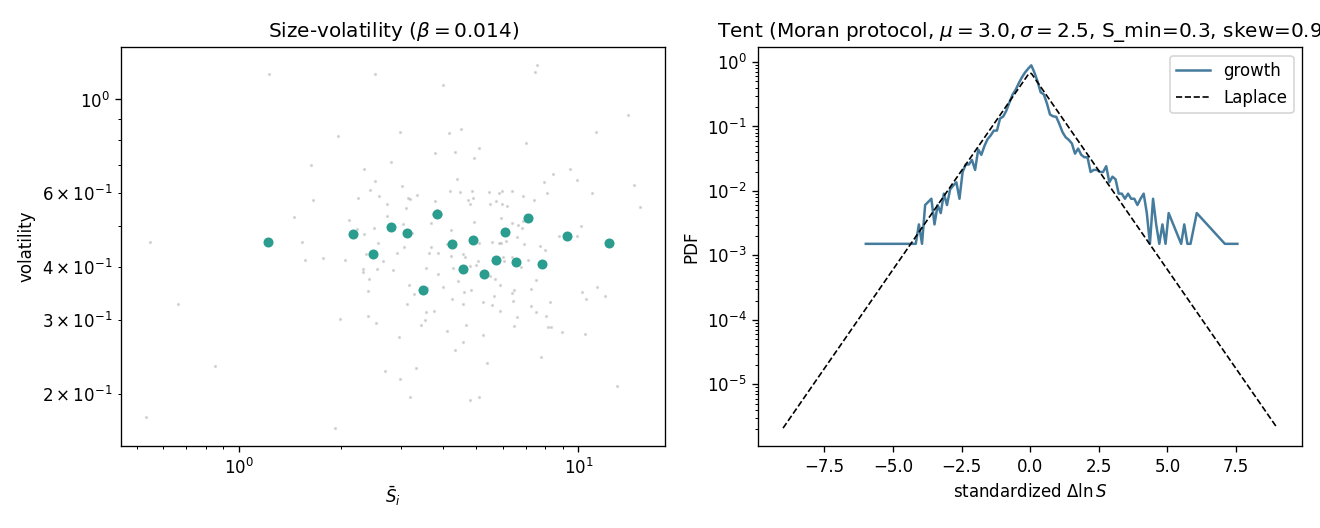

Python code for this plot:
"""Moran/empirical per-period delisting protocol (vs whole-window survivorship).

A firm contributes a growth increment g = Delta ln S only when LISTED at BOTH endpoints of that
increment (size above S_min). A declining firm contributes its decrements up to the period it drops
below S_min, then delists -> the left tail (crashers' decline) is restored WITHOUT a floor, while the
panel is still survivorship-conditioned (-> beta>0). Test at lam=0: does beta>0 AND skew~0 co-occur?

Sizes are S_i = N w_i with <S_i> = 1 (sum_i S_i = N over N firms), so S_min is a fraction of the
average firm size.
"""
import sys, os
sys.path.insert(0, os.path.dirname(__file__))
import numpy as np
from scipy.stats import skew, kurtosis
import matplotlib
matplotlib.use("Agg")
import matplotlib.pyplot as plt
from explore import integrate
from measure_msb import regrid_logS, binned_beta

S = 600
TMAX, T_BURN, DT = 45.0, 18.0, 0.5
SEED = 2024
CORNERS = [(2.0, 2.0), (3.0, 2.5)]
SMINS = [0.01, 0.05, 0.1, 0.3]


def moran_msb(lnS, s_min, min_inc=5):
    Sarr = np.exp(lnS)                                   # relative sizes S_i = N w_i
    listed = Sarr > s_min
    g = np.diff(lnS, axis=1)
    pair = listed[:, :-1] & listed[:, 1:]                # increment counts only if listed both endpoints
    g_pool = g[pair]; g_pool = g_pool[np.isfinite(g_pool)]
    Sbar, vol = [], []
    for i in range(lnS.shape[0]):
        gi = g[i][pair[i]]; gi = gi[np.isfinite(gi)]
        if gi.size >= min_inc:
            Sbar.append(Sarr[i][listed[i]].mean())
            vol.append(np.sqrt(np.pi / 2) * np.abs(gi - gi.mean()).mean())
    Sbar, vol = np.array(Sbar), np.array(vol)
    beta, bb = binned_beta(Sbar, vol)
    return g_pool, Sbar, vol, beta, bb, float(listed.mean()), len(Sbar)


if __name__ == "__main__":
    best = None
    for mu, sig in CORNERS:
        t, W, lnM, C_eff, ok = integrate(SEED, S, mu, sig, tmax=TMAX, n_eval=3000, lam=0.0)
        tg = np.arange(T_BURN, TMAX + 1e-9, DT)
        lnS = regrid_logS(t, W, tg)                      # ALL firms (delisting handled per-period below)
        print(f"\nmu={mu} sigma={sig}  (lam=0, Moran per-period delisting)")
        print(f"{'S_min':>7} {'listed%':>8} {'n_beta':>7} {'beta':>8} {'skew':>7} {'exkurt':>8}")
        for sm in SMINS:
            g_pool, Sbar, vol, beta, bb, lf, nb = moran_msb(lnS, sm)
            print(f"{sm:>7.2f} {100*lf:>7.1f}% {nb:>7d} {beta:>8.3f} {skew(g_pool):>7.2f} {kurtosis(g_pool):>8.1f}")
            score = -(abs(beta - 0.175) + abs(skew(g_pool)))   # closeness to (beta=0.175, skew=0)
            if np.isfinite(beta) and (best is None or score > best[0]):
                best = (score, mu, sig, sm, g_pool, Sbar, vol, beta, bb)

    _, mu, sig, sm, g_pool, Sbar, vol, beta, bb = best
    fig, ax = plt.subplots(1, 2, figsize=(11, 4.4))
    ax[0].loglog(Sbar, vol, ".", ms=2, alpha=0.25, color="gray")
    if bb is not None:
        ax[0].loglog(bb[0], bb[1], "o", ms=5, color="#2a9d8f")
    ax[0].set(xlabel=r"$\bar S_i$", ylabel="volatility", title=fr"Size-volatility ($\beta={beta:.3f}$)")
    z = (g_pool - g_pool.mean()) / g_pool.std()
    h, e = np.histogram(z, bins=120, density=True); m = h > 0
    ax[1].semilogy(0.5 * (e[:-1] + e[1:])[m], h[m], color="#457b9d", label="growth")
    zz = np.linspace(-9, 9, 200)
    ax[1].semilogy(zz, np.exp(-np.abs(zz) * np.sqrt(2)) / np.sqrt(2), "k--", lw=1, label="Laplace")
    ax[1].set(xlabel=r"standardized $\Delta\ln S$", ylabel="PDF",
              title=fr"Tent (Moran protocol, $\mu={mu},\sigma={sig}$, S_min={sm}, skew={skew(g_pool):.2f})")
    ax[1].legend()
    plt.tight_layout(); plt.savefig(os.path.join(os.path.dirname(__file__), "moran_protocol.png"), dpi=120)
    print(f"\nbest (closest to beta=0.175, skew=0): mu={mu} sigma={sig} S_min={sm} "
          f"beta={beta:.3f} skew={skew(g_pool):.2f}  -> growing_glv/moran_protocol.png")
